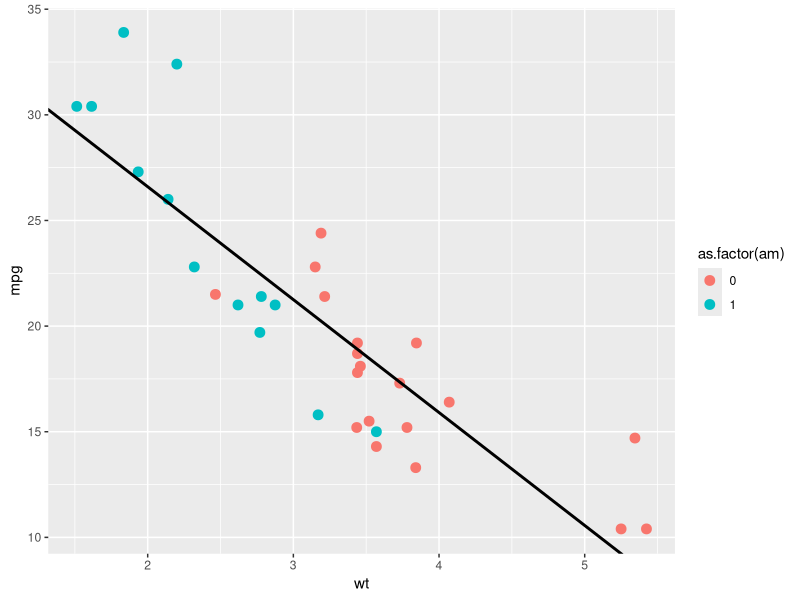
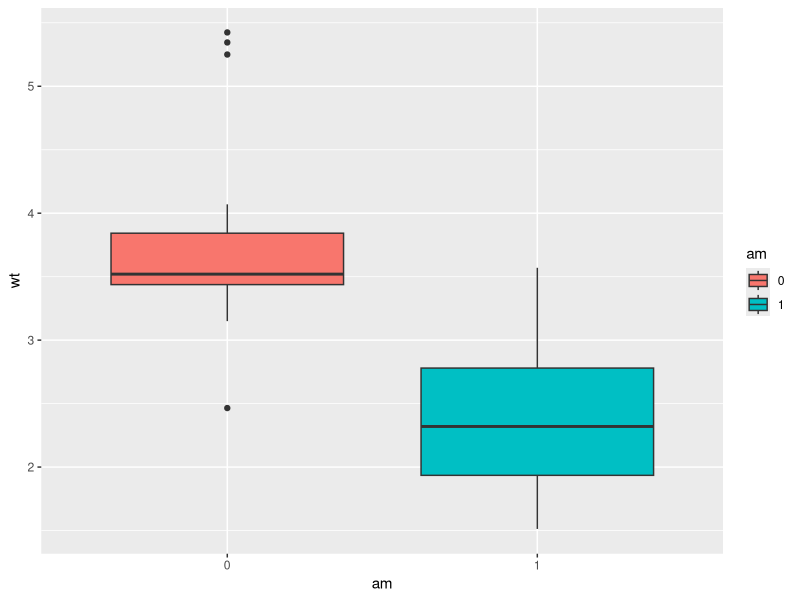
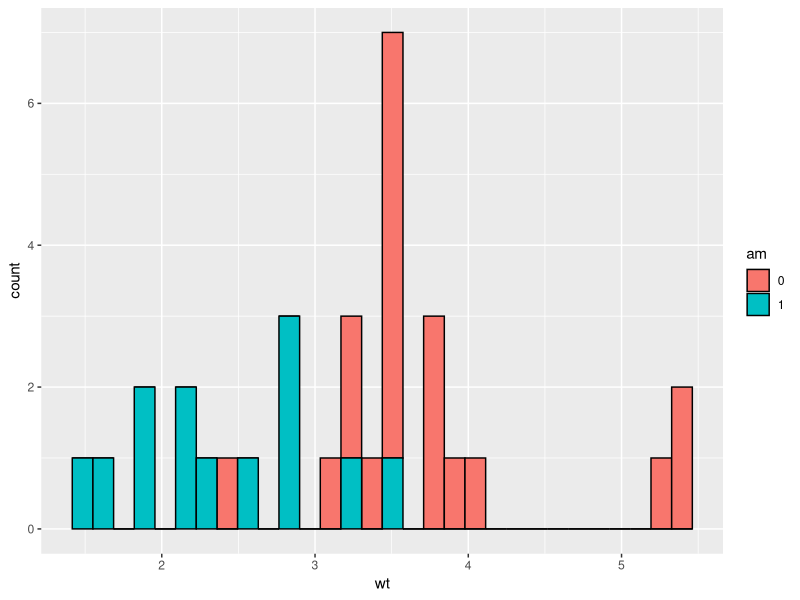
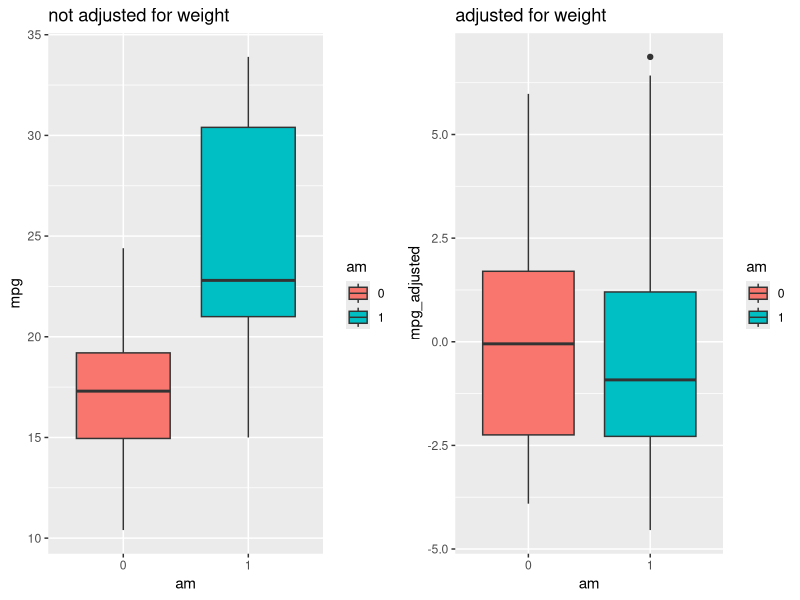

The R source for these figures, in order: (Note: this script raises an error after producing the figures.)
data(mtcars)
library(ggplot2)
library(dplyr)
library(gridExtra)

# exploring effect of weight on mpg for automatic and manual cars
mtcars$am <- as.factor(mtcars$am)
a_cars <- filter(mtcars, am==0)
m_cars <- filter(mtcars, am==1)

# plot weight against mpg, add regression lines for all data and by a/m
#regressing on weight for a/m
fitall<-lm(mpg~wt, mtcars)
fit_a <-lm(mpg~wt, a_cars)
fit_m <-lm(mpg~wt, m_cars)

g<-ggplot(data=mtcars,aes(x=wt, y=mpg, color=as.factor(am)))+geom_point(size=3)
g <- g + geom_abline(intercept=summary(fitall)$coef[1,1], slope=summary(fitall)$coef[2,1], lwd=1)
#g <- g + geom_abline(intercept=summary(fit_a)$coef[1,1], slope=summary(fit_a)$coef[2,1], color="salmon")
#g <- g + geom_abline(intercept=summary(fit_m)$coef[1,1], slope=summary(fit_m)$coef[2,1], color="turquoise")
#g <- g + geom_hline(y=mean(a_cars$mpg), color="salmon")
#g <- g + geom_hline(y=mean(m_cars$mpg), color="turquoise")
#g <- g + geom_vline(x=mean(a_cars$wt), color="salmon")
#g <- g + geom_vline(x=mean(m_cars$wt), color="turquoise")
g

# boxplots
# yes, automatic cars are heavier
ggplot(data=mtcars, aes(x=am,y=wt, fill=am))+geom_boxplot()

# same data in histogram, shows only small overlap
ggplot(data=mtcars, aes(x=wt, fill=am))+geom_histogram(col=1)

# can we adjust for weight?
# look at residuals from fitall
mtcars$mpg_adjusted <-  summary(fitall)$residuals
g<-ggplot(data=mtcars,aes(x=wt, y=mpg_adjusted, color=as.factor(am)))+geom_point(size=3)

g1<-ggplot(data=mtcars, aes(x=am,y=mpg, fill=am))+geom_boxplot()+ggtitle("not adjusted for weight")
g2<-ggplot(data=mtcars, aes(x=am,y=mpg_adjusted, fill=am))+geom_boxplot()+ggtitle("adjusted for weight")
grid.arrange(g1, g2, ncol=2)

# new fit, using the mpg adjusted by weight
fit_new<-lm(mpg_adjusted~. -wt -mpg-adjusted, mtcars)
# only 1 significant variable (disp), and that one has only a small effect

# look at residuals and outliers from fitting agains weight
plot(fitall)
plot (fit_new)
